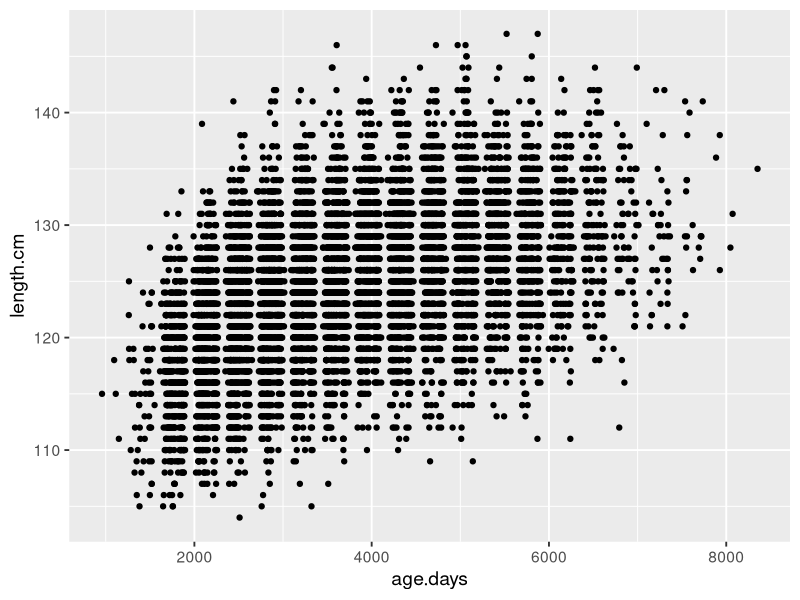
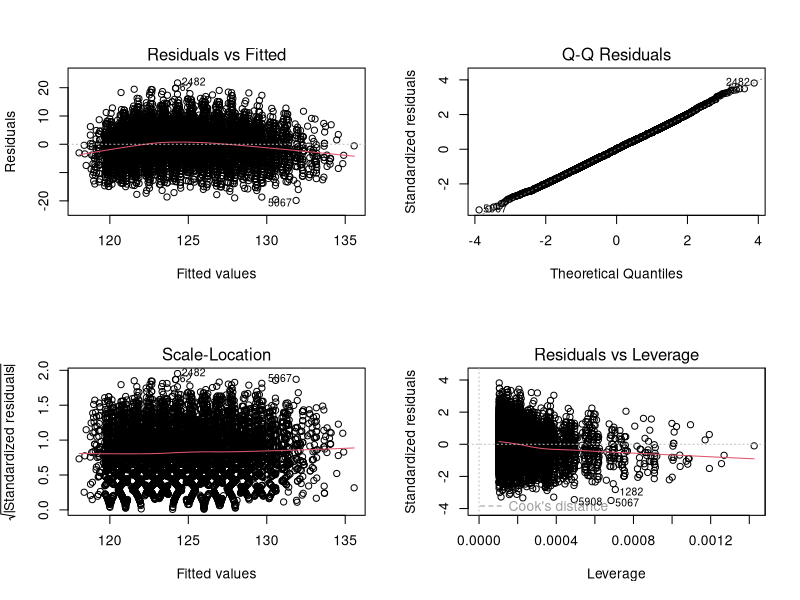
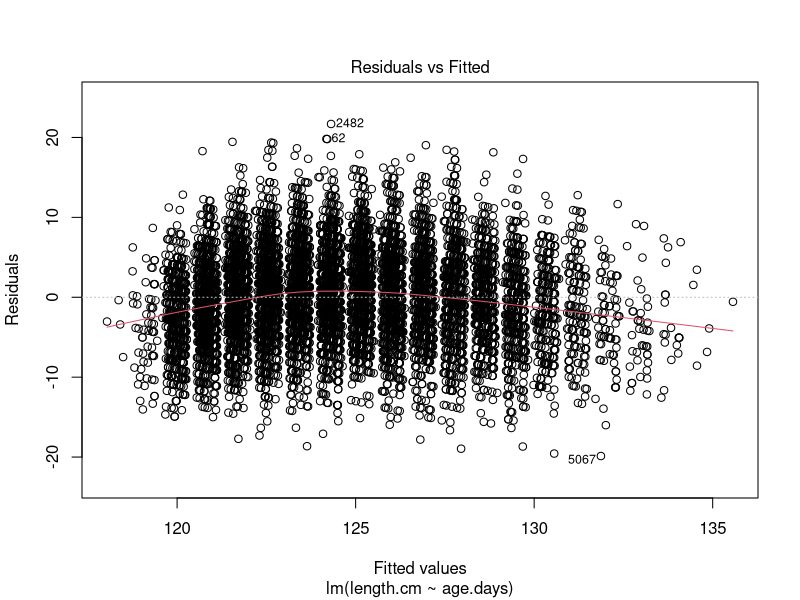
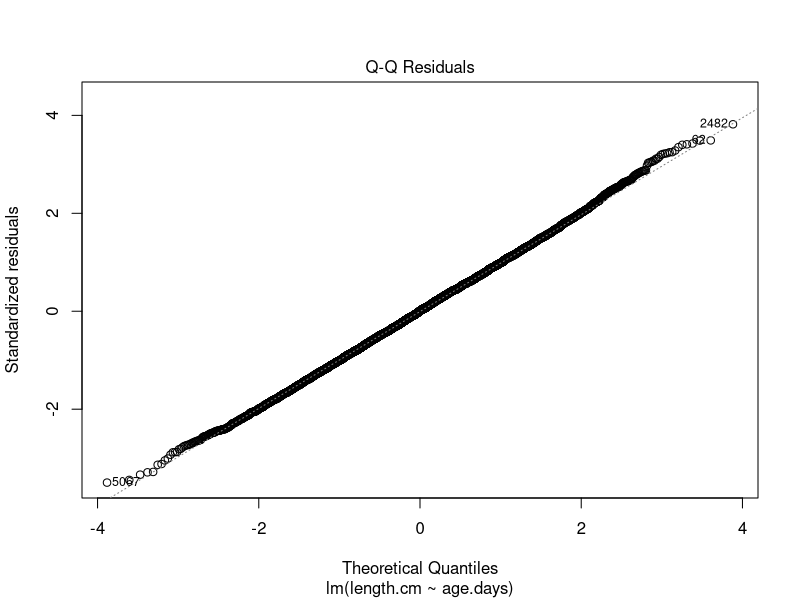
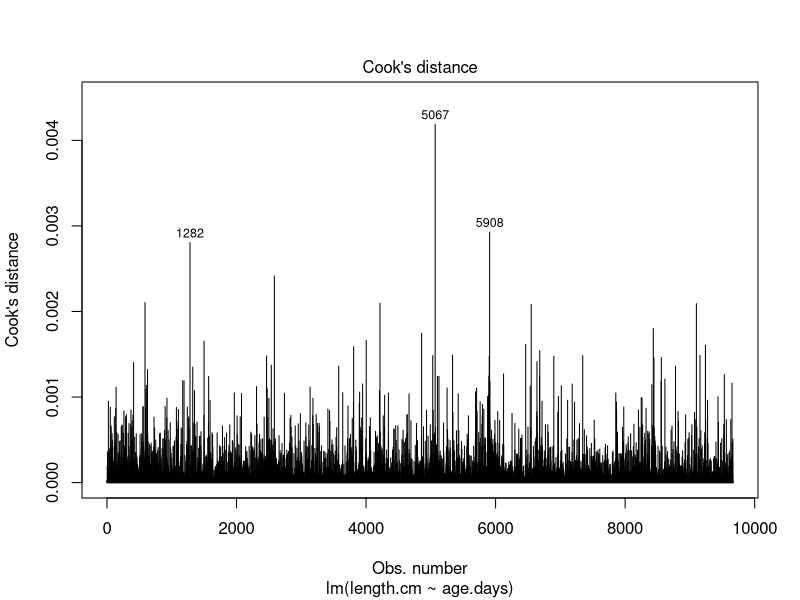
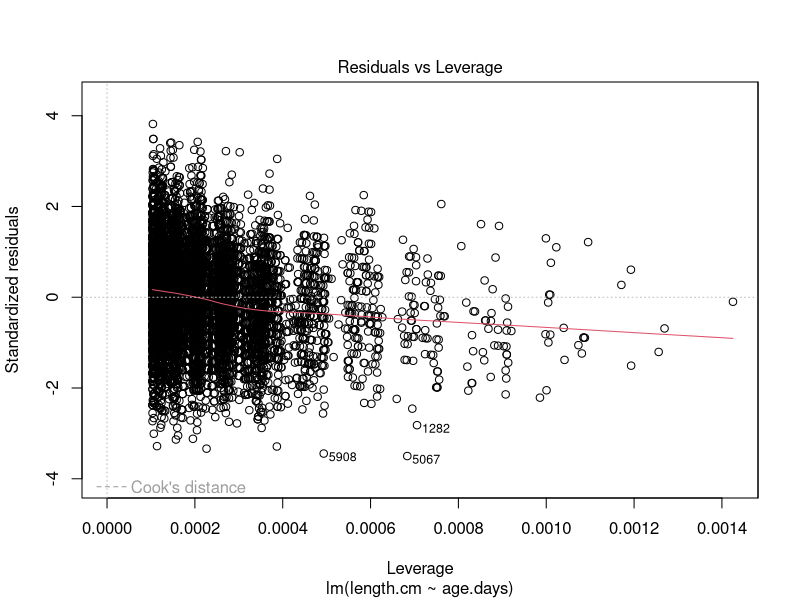
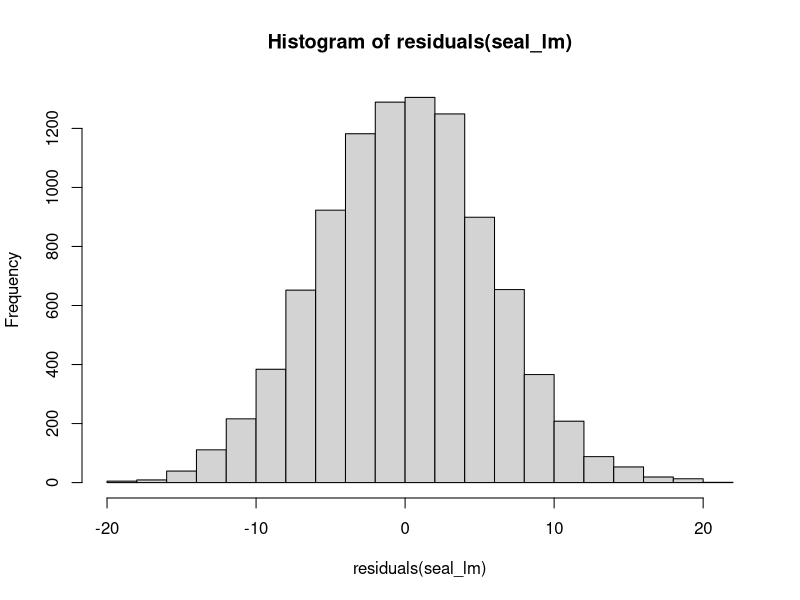
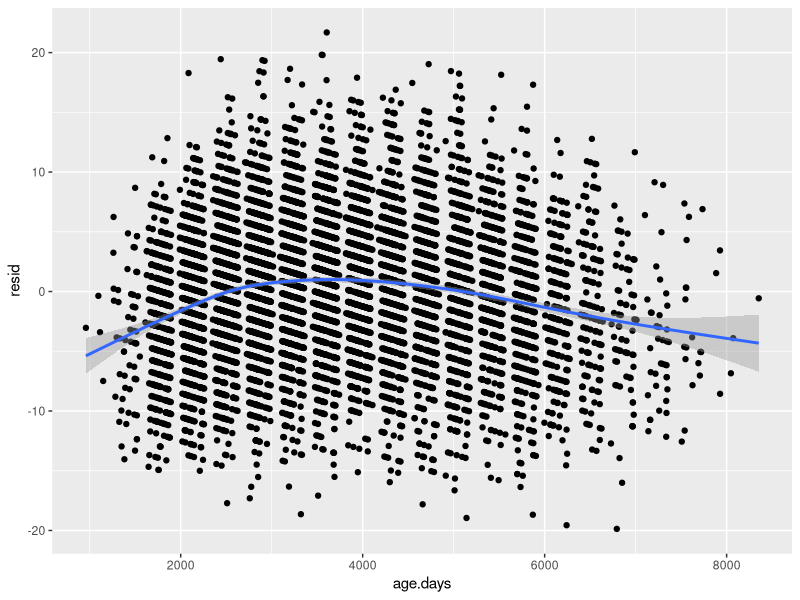

Reproduce these figures in R, in order. (Note: this script raises an error after producing the figures.)
## ---- chunk 1
library(dplyr)
library(ggplot2)

seals <- read.csv("./data/06/17e8ShrinkingSeals Trites 1996.csv")

seal_base <- ggplot(seals, aes(x=age.days, y=length.cm)) +
  geom_point() +
  theme_grey(base_size=14)

seal_base
## ---- chunk 2
seal_lm <- lm(length.cm ~ age.days, data=seals)
## ---- chunk 3
coef(seal_lm)
## ---- chunk 4
par(mfrow = c(2,2)) #2 rows, 2 columns

plot(seal_lm)

par(mfrow=c(1,1)) #reset back to 1 panel
## ---- chunk 5
plot(seal_lm, which=1)
## ---- chunk 6
plot(seal_lm, which=2)
## ---- chunk 7
plot(seal_lm, which=4)
## ---- chunk 8
plot(seal_lm, which=5)
## ---- chunk 9
hist(residuals(seal_lm))
## ---- chunk 10
library(modelr)

seals <- seals %>%
  add_residuals(seal_lm)

head(seals)
## ---- chunk 11
qplot(age.days, resid, data=seals) +
  stat_smooth()
## ---- chunk 12
seals <- seals %>%
  add_predictions(seal_lm)

qplot(pred, resid, data=seals) +
  stat_smooth(method="lm")
## ---- chunk 13
anova(seal_lm)
## ---- chunk 14
summary(seal_lm)
## ---- chunk 15
library(broom)

tidy(seal_lm)
## ---- chunk 16
tidy(anova(seal_lm))
## ---- chunk 17
glance(seal_lm)
## ---- chunk 18
seal_fit_plot <- ggplot(data=seals) +
  aes(x=age.days, y=length.cm) +
  geom_point() +
  stat_smooth(method="lm")

seal_fit_plot
## ---- chunk 19
predFrame <- data.frame(age.days = min(seals$age.days):max(seals$age.days))
predVals <- predict(seal_lm, newdata=predFrame, interval="prediction")

predFrame <- cbind(predFrame, predVals) %>%
  rename(length.cm = fit)

head(predFrame)
## ---- chunk 20
seal_fit_plot +
  stat_smooth(method="lm", color="blue") +
  geom_ribbon(data=predFrame, mapping=aes(x=age.days, ymin=lwr, ymax=upr),
              fill="grey", alpha=0.6) +
  theme_bw()
## ---- chunk 21
knitr::kable(tidy(seal_lm))
## ---- chunk 22
knitr::kable(glance(seal_lm)[,1:3])
## ---- chunk 23
set.seed(607)

simPopN <- data.frame(slope = 0.00237, 
                      intercept=115.767,
                      sigma = 5.6805,
                      n=10:100) 
## ---- chunk 24
library(tidyr)

simPopN <- simPopN %>%
  group_by(slope, intercept, sigma, n) %>%
  expand(reps = 1:n) %>%
  ungroup()
## ---- chunk 25
simPopN <- simPopN  %>%
  crossing(sim = 1:500)
## ---- chunk 26
simPopN <- simPopN %>%
  mutate(age.days = runif(n(), 1000, 8500)) %>%
  mutate(length.cm = rnorm(n(), intercept + slope*age.days, sigma))
## ---- chunk 27
fits <- simPopN %>%
    group_by(slope, intercept, sigma, n, sim) %>%
    nest()

fits
## ---- chunk 28
fits <- fits %>%
    mutate(mod = purrr:::map(data, ~lm(length.cm ~ age.days, data=.))) %>%
    mutate(coefs = purrr::map(mod, ~tidy(.)))

fits  
## ---- chunk 29
fits <- fits %>%
  unnest(coefs) %>%
  ungroup() %>%
  filter(term == "age.days")

fits
## ---- chunk 30
pow <- fits %>%
    group_by(n) %>%
    summarise(power = 1-sum(p.value>0.05)/n()) %>%
    ungroup() 


qplot(n, power,  data=pow, geom=c("point", "line")) +
  theme_bw(base_size=17) +
  geom_hline(yintercept=0.8, lty=2)
